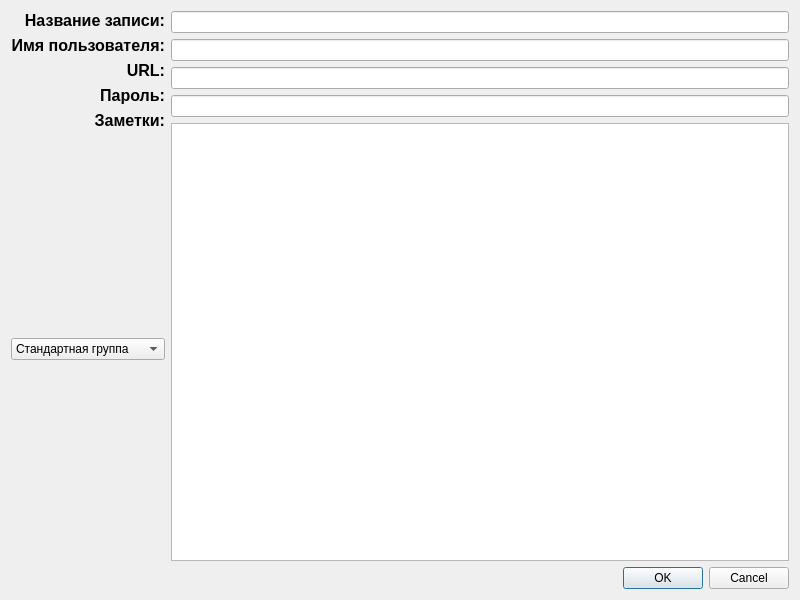
<?xml version="1.0" encoding="UTF-8"?>
<ui version="4.0">
 <class>EditExistEntryWidget</class>
 <widget class="QDialog" name="EditExistEntryWidget">
  <property name="geometry">
   <rect>
    <x>0</x>
    <y>0</y>
    <width>800</width>
    <height>600</height>
   </rect>
  </property>
  <property name="windowTitle">
   <string>Изменить запись</string>
  </property>
  <layout class="QGridLayout" name="gridLayout">
   <item row="0" column="0">
    <layout class="QHBoxLayout" name="horizontalLayout_2">
     <item>
      <layout class="QVBoxLayout" name="verticalLayout_3">
       <item>
        <widget class="QLabel" name="label_6">
         <property name="maximumSize">
          <size>
           <width>16777215</width>
           <height>23</height>
          </size>
         </property>
         <property name="text">
          <string>&lt;html&gt;&lt;head/&gt;&lt;body&gt;&lt;p&gt;&lt;span style=&quot; font-size:12pt; font-weight:700;&quot;&gt;Название записи:&lt;/span&gt;&lt;/p&gt;&lt;/body&gt;&lt;/html&gt;</string>
         </property>
         <property name="alignment">
          <set>Qt::AlignRight|Qt::AlignTrailing|Qt::AlignVCenter</set>
         </property>
        </widget>
       </item>
       <item>
        <widget class="QLabel" name="label_7">
         <property name="maximumSize">
          <size>
           <width>16777215</width>
           <height>22</height>
          </size>
         </property>
         <property name="text">
          <string>&lt;html&gt;&lt;head/&gt;&lt;body&gt;&lt;p&gt;&lt;span style=&quot; font-size:12pt; font-weight:700;&quot;&gt;Имя пользователя:&lt;/span&gt;&lt;/p&gt;&lt;/body&gt;&lt;/html&gt;</string>
         </property>
         <property name="alignment">
          <set>Qt::AlignRight|Qt::AlignTrailing|Qt::AlignVCenter</set>
         </property>
        </widget>
       </item>
       <item>
        <widget class="QLabel" name="label_8">
         <property name="maximumSize">
          <size>
           <width>16777215</width>
           <height>23</height>
          </size>
         </property>
         <property name="text">
          <string>&lt;html&gt;&lt;head/&gt;&lt;body&gt;&lt;p&gt;&lt;span style=&quot; font-size:12pt; font-weight:700;&quot;&gt;URL:&lt;/span&gt;&lt;/p&gt;&lt;/body&gt;&lt;/html&gt;</string>
         </property>
         <property name="alignment">
          <set>Qt::AlignRight|Qt::AlignTrailing|Qt::AlignVCenter</set>
         </property>
        </widget>
       </item>
       <item>
        <widget class="QLabel" name="label_9">
         <property name="maximumSize">
          <size>
           <width>16777215</width>
           <height>22</height>
          </size>
         </property>
         <property name="text">
          <string>&lt;html&gt;&lt;head/&gt;&lt;body&gt;&lt;p&gt;&lt;span style=&quot; font-size:12pt; font-weight:700;&quot;&gt;Пароль:&lt;/span&gt;&lt;/p&gt;&lt;/body&gt;&lt;/html&gt;</string>
         </property>
         <property name="alignment">
          <set>Qt::AlignRight|Qt::AlignTrailing|Qt::AlignVCenter</set>
         </property>
        </widget>
       </item>
       <item>
        <widget class="QLabel" name="label_10">
         <property name="text">
          <string>&lt;html&gt;&lt;head/&gt;&lt;body&gt;&lt;p&gt;&lt;span style=&quot; font-size:12pt; font-weight:700;&quot;&gt;Заметки:&lt;/span&gt;&lt;/p&gt;&lt;/body&gt;&lt;/html&gt;</string>
         </property>
         <property name="alignment">
          <set>Qt::AlignRight|Qt::AlignTop|Qt::AlignTrailing</set>
         </property>
        </widget>
       </item>
       <item>
        <spacer name="verticalSpacer_3">
         <property name="orientation">
          <enum>Qt::Vertical</enum>
         </property>
         <property name="sizeHint" stdset="0">
          <size>
           <width>20</width>
           <height>40</height>
          </size>
         </property>
        </spacer>
       </item>
       <item>
        <widget class="QComboBox" name="chooseGroup_2">
         <property name="currentText">
          <string>Стандартная группа</string>
         </property>
         <property name="currentIndex">
          <number>0</number>
         </property>
         <property name="placeholderText">
          <string>Выберите группу</string>
         </property>
         <item>
          <property name="text">
           <string>Стандартная группа</string>
          </property>
         </item>
        </widget>
       </item>
       <item>
        <spacer name="verticalSpacer_4">
         <property name="orientation">
          <enum>Qt::Vertical</enum>
         </property>
         <property name="sizeHint" stdset="0">
          <size>
           <width>20</width>
           <height>40</height>
          </size>
         </property>
        </spacer>
       </item>
      </layout>
     </item>
     <item>
      <layout class="QVBoxLayout" name="verticalLayout_4">
       <item>
        <widget class="QLineEdit" name="noteName_2">
         <property name="maximumSize">
          <size>
           <width>16777215</width>
           <height>23</height>
          </size>
         </property>
        </widget>
       </item>
       <item>
        <widget class="QLineEdit" name="userName_2">
         <property name="maximumSize">
          <size>
           <width>16777215</width>
           <height>23</height>
          </size>
         </property>
        </widget>
       </item>
       <item>
        <widget class="QLineEdit" name="url_2">
         <property name="maximumSize">
          <size>
           <width>16777215</width>
           <height>22</height>
          </size>
         </property>
        </widget>
       </item>
       <item>
        <widget class="QLineEdit" name="passwordEntry_2">
         <property name="maximumSize">
          <size>
           <width>16777215</width>
           <height>23</height>
          </size>
         </property>
        </widget>
       </item>
       <item>
        <widget class="QTextEdit" name="otherNotes_2"/>
       </item>
      </layout>
     </item>
    </layout>
   </item>
   <item row="1" column="0">
    <widget class="QDialogButtonBox" name="buttonBox">
     <property name="orientation">
      <enum>Qt::Horizontal</enum>
     </property>
     <property name="standardButtons">
      <set>QDialogButtonBox::Cancel|QDialogButtonBox::Ok</set>
     </property>
    </widget>
   </item>
  </layout>
 </widget>
 <resources/>
 <connections/>
</ui>
